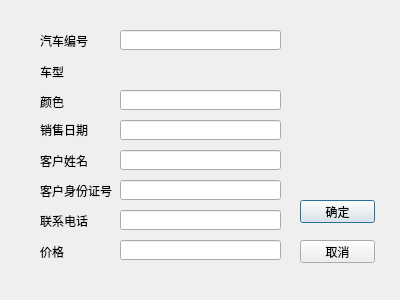
<?xml version="1.0" encoding="UTF-8"?>
<ui version="4.0">
 <class>addsale</class>
 <widget class="QDialog" name="addsale">
  <property name="geometry">
   <rect>
    <x>0</x>
    <y>0</y>
    <width>400</width>
    <height>300</height>
   </rect>
  </property>
  <property name="windowTitle">
   <string>添加销售信息</string>
  </property>
  <widget class="QLabel" name="label">
   <property name="geometry">
    <rect>
     <x>40</x>
     <y>30</y>
     <width>54</width>
     <height>21</height>
    </rect>
   </property>
   <property name="text">
    <string>汽车编号</string>
   </property>
  </widget>
  <widget class="QLabel" name="label_2">
   <property name="geometry">
    <rect>
     <x>40</x>
     <y>61</y>
     <width>54</width>
     <height>21</height>
    </rect>
   </property>
   <property name="text">
    <string>车型</string>
   </property>
  </widget>
  <widget class="QLabel" name="label_3">
   <property name="geometry">
    <rect>
     <x>40</x>
     <y>91</y>
     <width>54</width>
     <height>21</height>
    </rect>
   </property>
   <property name="text">
    <string>颜色</string>
   </property>
  </widget>
  <widget class="QLabel" name="label_4">
   <property name="geometry">
    <rect>
     <x>40</x>
     <y>120</y>
     <width>54</width>
     <height>20</height>
    </rect>
   </property>
   <property name="text">
    <string>销售日期</string>
   </property>
  </widget>
  <widget class="QLabel" name="label_5">
   <property name="geometry">
    <rect>
     <x>40</x>
     <y>150</y>
     <width>54</width>
     <height>21</height>
    </rect>
   </property>
   <property name="text">
    <string>客户姓名</string>
   </property>
  </widget>
  <widget class="QLabel" name="label_6">
   <property name="geometry">
    <rect>
     <x>40</x>
     <y>180</y>
     <width>81</width>
     <height>21</height>
    </rect>
   </property>
   <property name="text">
    <string>客户身份证号</string>
   </property>
  </widget>
  <widget class="QLabel" name="label_7">
   <property name="geometry">
    <rect>
     <x>40</x>
     <y>210</y>
     <width>54</width>
     <height>21</height>
    </rect>
   </property>
   <property name="text">
    <string>联系电话</string>
   </property>
  </widget>
  <widget class="QLabel" name="label_8">
   <property name="geometry">
    <rect>
     <x>40</x>
     <y>241</y>
     <width>54</width>
     <height>21</height>
    </rect>
   </property>
   <property name="text">
    <string>价格</string>
   </property>
  </widget>
  <widget class="QLineEdit" name="carid">
   <property name="geometry">
    <rect>
     <x>120</x>
     <y>30</y>
     <width>161</width>
     <height>20</height>
    </rect>
   </property>
  </widget>
  <widget class="QLineEdit" name="color">
   <property name="geometry">
    <rect>
     <x>120</x>
     <y>90</y>
     <width>161</width>
     <height>20</height>
    </rect>
   </property>
  </widget>
  <widget class="QLineEdit" name="saledate">
   <property name="geometry">
    <rect>
     <x>120</x>
     <y>120</y>
     <width>161</width>
     <height>20</height>
    </rect>
   </property>
  </widget>
  <widget class="QLineEdit" name="clientname">
   <property name="geometry">
    <rect>
     <x>120</x>
     <y>150</y>
     <width>161</width>
     <height>20</height>
    </rect>
   </property>
  </widget>
  <widget class="QLineEdit" name="clientid">
   <property name="geometry">
    <rect>
     <x>120</x>
     <y>180</y>
     <width>161</width>
     <height>20</height>
    </rect>
   </property>
  </widget>
  <widget class="QLineEdit" name="clientphone">
   <property name="geometry">
    <rect>
     <x>120</x>
     <y>210</y>
     <width>161</width>
     <height>20</height>
    </rect>
   </property>
  </widget>
  <widget class="QLineEdit" name="saleprice">
   <property name="geometry">
    <rect>
     <x>120</x>
     <y>240</y>
     <width>161</width>
     <height>20</height>
    </rect>
   </property>
  </widget>
  <widget class="QPushButton" name="pushButton">
   <property name="geometry">
    <rect>
     <x>300</x>
     <y>200</y>
     <width>75</width>
     <height>23</height>
    </rect>
   </property>
   <property name="text">
    <string>确定</string>
   </property>
  </widget>
  <widget class="QPushButton" name="pushButton_2">
   <property name="geometry">
    <rect>
     <x>300</x>
     <y>240</y>
     <width>75</width>
     <height>23</height>
    </rect>
   </property>
   <property name="text">
    <string>取消</string>
   </property>
  </widget>
  <widget class="QLabel" name="carname">
   <property name="geometry">
    <rect>
     <x>120</x>
     <y>60</y>
     <width>161</width>
     <height>21</height>
    </rect>
   </property>
   <property name="text">
    <string/>
   </property>
  </widget>
 </widget>
 <resources/>
 <connections/>
</ui>
